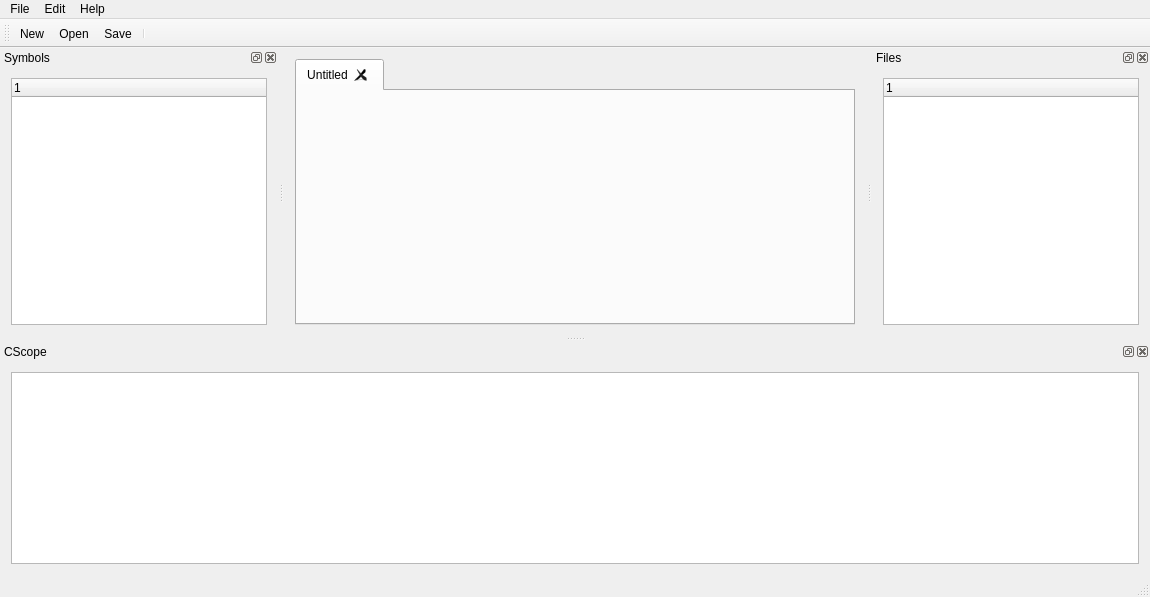
<?xml version="1.0" encoding="UTF-8"?>
<ui version="4.0">
 <class>MainWindow</class>
 <widget class="QMainWindow" name="MainWindow">
  <property name="geometry">
   <rect>
    <x>0</x>
    <y>0</y>
    <width>1150</width>
    <height>597</height>
   </rect>
  </property>
  <property name="windowTitle">
   <string>KScope-NG</string>
  </property>
  <widget class="QWidget" name="centralWidget">
   <layout class="QGridLayout" name="gridLayout_2">
    <item row="0" column="0">
     <widget class="QTabWidget" name="tabWidget">
      <property name="currentIndex">
       <number>0</number>
      </property>
      <property name="tabsClosable">
       <bool>true</bool>
      </property>
      <property name="movable">
       <bool>true</bool>
      </property>
      <widget class="QWidget" name="tab">
       <attribute name="title">
        <string>Untitled</string>
       </attribute>
       <layout class="QHBoxLayout" name="horizontalLayout_3"/>
      </widget>
     </widget>
    </item>
   </layout>
  </widget>
  <widget class="QMenuBar" name="menuBar">
   <property name="geometry">
    <rect>
     <x>0</x>
     <y>0</y>
     <width>1150</width>
     <height>25</height>
    </rect>
   </property>
   <widget class="QMenu" name="menuEdit">
    <property name="title">
     <string>Edit</string>
    </property>
   </widget>
   <widget class="QMenu" name="menuHelp">
    <property name="title">
     <string>Help</string>
    </property>
    <addaction name="actionAbout"/>
   </widget>
   <widget class="QMenu" name="menuFile">
    <property name="title">
     <string>File</string>
    </property>
    <addaction name="actionNew"/>
    <addaction name="actionOpen"/>
    <addaction name="actionSave"/>
    <addaction name="actionSave_All"/>
    <addaction name="separator"/>
    <addaction name="actionClose"/>
    <addaction name="actionExit"/>
   </widget>
   <addaction name="menuFile"/>
   <addaction name="menuEdit"/>
   <addaction name="menuHelp"/>
  </widget>
  <widget class="QToolBar" name="mainToolBar">
   <property name="windowTitle">
    <string>Main Toolbar</string>
   </property>
   <attribute name="toolBarArea">
    <enum>TopToolBarArea</enum>
   </attribute>
   <attribute name="toolBarBreak">
    <bool>false</bool>
   </attribute>
   <addaction name="actionNew"/>
   <addaction name="actionOpen"/>
   <addaction name="actionSave"/>
   <addaction name="separator"/>
  </widget>
  <widget class="QStatusBar" name="statusBar"/>
  <widget class="QDockWidget" name="dockWidget_11">
   <property name="windowTitle">
    <string>CScope</string>
   </property>
   <attribute name="dockWidgetArea">
    <number>8</number>
   </attribute>
   <widget class="QWidget" name="dockWidgetContents_16">
    <layout class="QHBoxLayout" name="horizontalLayout_4">
     <item>
      <widget class="QTableWidget" name="tableWidget_2"/>
     </item>
    </layout>
   </widget>
  </widget>
  <widget class="QDockWidget" name="dockWidget_12">
   <property name="windowTitle">
    <string>Files</string>
   </property>
   <attribute name="dockWidgetArea">
    <number>2</number>
   </attribute>
   <widget class="QWidget" name="dockWidgetContents_17">
    <layout class="QVBoxLayout" name="verticalLayout_10">
     <item>
      <widget class="QTreeWidget" name="treeWidget_8">
       <column>
        <property name="text">
         <string notr="true">1</string>
        </property>
       </column>
      </widget>
     </item>
    </layout>
   </widget>
  </widget>
  <widget class="QDockWidget" name="dockWidget_14">
   <property name="windowTitle">
    <string>Symbols</string>
   </property>
   <attribute name="dockWidgetArea">
    <number>1</number>
   </attribute>
   <widget class="QWidget" name="dockWidgetContents_19">
    <layout class="QVBoxLayout" name="verticalLayout_9">
     <item>
      <widget class="QTreeWidget" name="treeWidget_7">
       <column>
        <property name="text">
         <string notr="true">1</string>
        </property>
       </column>
      </widget>
     </item>
    </layout>
   </widget>
  </widget>
  <action name="actionNew">
   <property name="text">
    <string>New</string>
   </property>
  </action>
  <action name="actionOpen">
   <property name="text">
    <string>Open</string>
   </property>
  </action>
  <action name="actionExit">
   <property name="text">
    <string>Exit</string>
   </property>
  </action>
  <action name="actionSave">
   <property name="text">
    <string>Save</string>
   </property>
  </action>
  <action name="actionClose">
   <property name="text">
    <string>Close</string>
   </property>
  </action>
  <action name="actionSave_All">
   <property name="text">
    <string>Save All</string>
   </property>
  </action>
  <action name="actionAbout">
   <property name="text">
    <string>About</string>
   </property>
  </action>
 </widget>
 <layoutdefault spacing="6" margin="11"/>
 <resources/>
 <connections>
  <connection>
   <sender>actionExit</sender>
   <signal>triggered()</signal>
   <receiver>MainWindow</receiver>
   <slot>close()</slot>
   <hints>
    <hint type="sourcelabel">
     <x>-1</x>
     <y>-1</y>
    </hint>
    <hint type="destinationlabel">
     <x>574</x>
     <y>298</y>
    </hint>
   </hints>
  </connection>
 </connections>
</ui>
